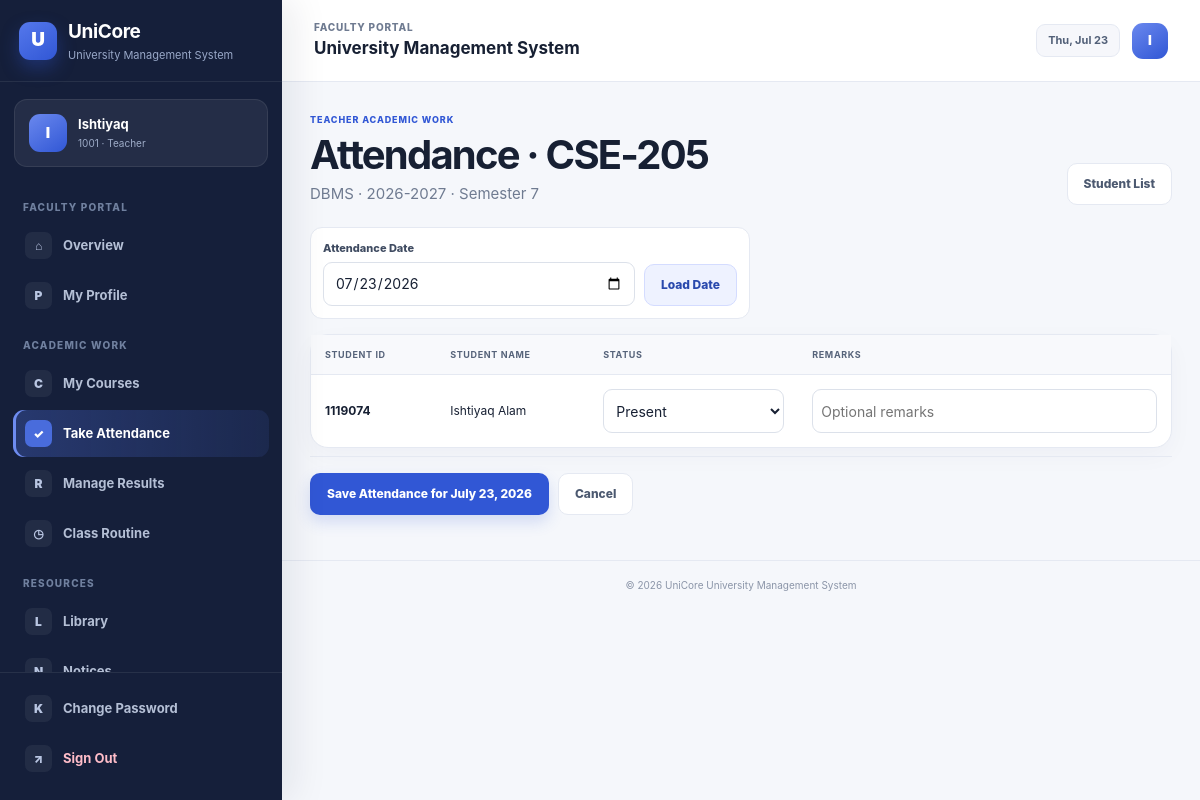
Page /teacher-portal/assignment/3/attendance/ (signed in) on the committed database.
### accounts/models.py (models this page shows, shortened)
class UserProfile(models.Model):
    ADMIN = "ADMIN"
    STUDENT = "STUDENT"
    TEACHER = "TEACHER"
    ROLE_CHOICES = [
        (ADMIN, "Administrator"),
        (STUDENT, "Student"),
        (TEACHER, "Teacher"),
    ]
    user = models.OneToOneField(
        settings.AUTH_USER_MODEL,
        on_delete=models.CASCADE,
        related_name="ums_profile",
    )
    role = models.CharField(max_length=10, choices=ROLE_CHOICES)
    reference_id = models.CharField(
        max_length=30,
        blank=True,
        help_text="Student ID from MySQL or Teacher ID from PostgreSQL.",
    )
    display_name = models.CharField(max_length=120, blank=True)
    created_at = models.DateTimeField(auto_now_add=True)
    updated_at = models.DateTimeField(auto_now=True)
    class Meta:
        ordering = ["role", "reference_id", "user__username"]
        constraints = [
            models.UniqueConstraint(
                fields=["role", "reference_id"],
                condition=~models.Q(reference_id=""),
                name="unique_role_reference_account",
            )
        ]

### academic/models.py (models this page shows, shortened)
class TimeStampedModel(models.Model):
    created_at = models.DateTimeField(auto_now_add=True)
    updated_at = models.DateTimeField(auto_now=True)
    class Meta:
        abstract = True

class CourseAssignment(TimeStampedModel):
    teacher_ref = models.CharField(max_length=30, help_text="Teacher ID from the PostgreSQL teacher database")
    teacher_name = models.CharField(max_length=120)
    course = models.ForeignKey(Course, on_delete=models.CASCADE, related_name="assignments")
    academic_year = models.CharField(max_length=9, default="2026-2027")
    semester = models.PositiveSmallIntegerField(choices=Course.SEMESTER_CHOICES, default=1)
    class Meta:
        ordering = ["-academic_year", "teacher_ref", "course__code"]
        constraints = [
            models.UniqueConstraint(
                fields=["teacher_ref", "course", "academic_year", "semester"],
                name="unique_teacher_course_assignment",
            )
        ]

class Course(TimeStampedModel):
    SEMESTER_CHOICES = [(number, f"Semester {number}") for number in range(1, 13)]
    code = models.CharField(max_length=20, unique=True)
    title = models.CharField(max_length=150)
    credit = models.DecimalField(
        max_digits=4,
        decimal_places=1,
        default=Decimal("3.0"),
        validators=[MinValueValidator(Decimal("0.5")), MaxValueValidator(Decimal("12.0"))],
    )
    department = models.ForeignKey(Department, on_delete=models.PROTECT, related_name="courses")
    semester = models.PositiveSmallIntegerField(choices=SEMESTER_CHOICES, default=1)
    active = models.BooleanField(default=True)
    class Meta:
        ordering = ["department__code", "semester", "code"]

class Enrollment(TimeStampedModel):
    student_ref = models.CharField(max_length=30, help_text="Student ID from the MySQL student database")
    student_name = models.CharField(max_length=120)
    course = models.ForeignKey(Course, on_delete=models.CASCADE, related_name="enrollments")
    academic_year = models.CharField(max_length=9, default="2026-2027")
    semester = models.PositiveSmallIntegerField(choices=Course.SEMESTER_CHOICES, default=1)
    enrolled_on = models.DateField(auto_now_add=True)
    class Meta:
        ordering = ["-academic_year", "student_ref", "course__code"]
        constraints = [
            models.UniqueConstraint(
                fields=["student_ref", "course", "academic_year", "semester"],
                name="unique_student_course_enrollment",
            )
        ]

### accounts/views.py (the view, shortened to what this page needs)
# urls.py: path("teacher-portal/assignment/<int:assignment_id>/attendance/", views.teacher_attendance, name="teacher_attendance"),
@teacher_required
def teacher_attendance(request, assignment_id):
    assignment = _teacher_assignment_or_404(request, assignment_id)
    enrollments = list(
        Enrollment.objects.filter(
            course=assignment.course,
            academic_year=assignment.academic_year,
            semester=assignment.semester,
        ).order_by("student_ref")
    )
    selected_date = timezone.localdate()
    raw_date = request.POST.get("date") or request.GET.get("date")
    if raw_date:
        try:
            selected_date = date.fromisoformat(raw_date)
        except ValueError:
            messages.warning(request, "Invalid date. Today's date is being used.")
    existing = {
        item.enrollment_id: item
        for item in Attendance.objects.filter(enrollment__in=enrollments, date=selected_date)
    }
    rows = [
        {
            "enrollment": enrollment,
            "record": existing.get(enrollment.pk),
            "status": existing.get(enrollment.pk).status if existing.get(enrollment.pk) else Attendance.PRESENT,
            "remarks": existing.get(enrollment.pk).remarks if existing.get(enrollment.pk) else "",
        }
        for enrollment in enrollments
    ]
    return render(
        request,
        "accounts/teacher_attendance.html",
        {
            "assignment": assignment,
            "rows": rows,
            "selected_date": selected_date,
            "status_choices": Attendance.STATUS_CHOICES,
        },
    )

### accounts/context_processors.py (called while the page is built)
def role_context(request):
    return {
        "ums_role": get_user_role(request.user),
        "ums_profile": get_user_profile(request.user),
    }

### accounts/utils.py (called while the page is built)
def get_user_role(user):
    if not getattr(user, "is_authenticated", False):
        return None
    if user.is_superuser or user.is_staff:
        return UserProfile.ADMIN
    try:
        return user.ums_profile.role
    except UserProfile.DoesNotExist:
        return None

def get_user_profile(user):
    if not getattr(user, "is_authenticated", False):
        return None
    try:
        return user.ums_profile
    except UserProfile.DoesNotExist:
        return None

### accounts/views.py (called while the page is built)
def _teacher_assignment_or_404(request, assignment_id):
    profile = get_user_profile(request.user)
    return get_object_or_404(
        CourseAssignment.objects.select_related("course", "course__department"),
        teacher_ref=profile.reference_id,
        pk=assignment_id,
    )

### accounts/templates/accounts/teacher_attendance.html (shortened to what this page needs)
{% extends "base.html" %}
{% block content %}
<div class="page-header"><div><span class="eyebrow">Teacher Academic Work</span><h1>Attendance · {{ assignment.course.code }}</h1><p>{{ assignment.course.title }} · {{ assignment.academic_year }} · Semester {{ assignment.semester }}</p></div><a class="btn btn-ghost" href="{% url 'teacher_course' assignment.id %}">Student List</a></div>
<form class="date-filter" method="get"><div class="form-group"><label for="attendance-date">Attendance Date</label><input class="form-control" id="attendance-date" type="date" name="date" value="{{ selected_date|date:'Y-m-d' }}"></div><button class="btn btn-secondary" type="submit">Load Date</button></form>
<form method="post">{% csrf_token %}<input type="hidden" name="date" value="{{ selected_date|date:'Y-m-d' }}"><div class="table-card"><div class="table-responsive"><table><thead><tr><th>Student ID</th><th>Student Name</th><th>Status</th><th>Remarks</th></tr></thead><tbody>{% for row in rows %}<tr><td><strong>{{ row.enrollment.student_ref }}</strong></td><td>{{ row.enrollment.student_name }}</td><td><select class="form-control compact-control" name="status_{{ row.enrollment.id }}">{% for code,label in status_choices %}<option value="{{ code }}" {% if row.status == code %}selected{% endif %}>{{ label }}</option>{% endfor %}</select></td><td><input class="form-control compact-control" type="text" name="remarks_{{ row.enrollment.id }}" value="{{ row.remarks }}" placeholder="Optional remarks"></td></tr>{% empty %}<tr><td colspan="4" class="empty-state">No students are enrolled in this course.</td></tr>{% endfor %}</tbody></table></div></div>{% if rows %}<div class="form-actions"><button class="btn btn-primary" type="submit">Save Attendance for {{ selected_date }}</button><a class="btn btn-ghost" href="{% url 'teacher_portal' %}">Cancel</a></div>{% endif %}</form>
{% endblock %}

### templates/base.html (shortened to what this page needs)
{% load static %}
<!DOCTYPE html>
<html lang="en">
<head>
  <link rel="stylesheet" href="{% static 'ums/css/style.css' %}?v=20260722-ui2">
</head>
<body class="{% if user.is_authenticated %}app-body{% else %}public-body{% endif %}">
{% if user.is_authenticated %}
  {% with current=request.resolver_match.url_name %}
  <div class="app-layout">
    <aside class="sidebar" data-sidebar>
      <div class="sidebar-brand">
        <a href="{% url 'portal_redirect' %}" class="brand-link">
          <span class="brand-symbol">U</span>
          <span><strong>UniCore</strong><small>University Management System</small></span>
        </a>
      </div>
      <div class="sidebar-profile">
        <span class="profile-avatar">{{ ums_profile.display_name|default:user.username|first|upper }}</span>
        <div><strong>{{ ums_profile.display_name|default:user.username }}</strong><small>{% if ums_role == "ADMIN" %}Administrator{% elif ums_role == "STUDENT" %}{{ ums_profile.reference_id }} · Student{% else %}{{ ums_profile.reference_id }} · Teacher{% endif %}</small></div>
      </div>
      <nav class="sidebar-nav" aria-label="Main navigation">
        {% if ums_role == "ADMIN" %}
          <span class="nav-section-label">Overview</span>
          <a class="nav-item {% if current == 'home' %}active{% endif %}" href="{% url 'home' %}"><span class="nav-icon">⌂</span><span>Dashboard</span></a>
          <span class="nav-section-label">Management</span>
          <a class="nav-item {% if current == 'student_list' or current == 'add_student' or current == 'edit_student' %}active{% endif %}" href="{% url 'student_list' %}"><span class="nav-icon">S</span><span>Students</span></a>
          <a class="nav-item {% if current == 'teacher_list' or current == 'add_teacher' or current == 'edit_teacher' %}active{% endif %}" href="{% url 'teacher_list' %}"><span class="nav-icon">T</span><span>Teachers</span></a>
          <a class="nav-item {% if current == 'academic_dashboard' or current == 'department_list' or current == 'course_list' or current == 'enrollment_list' or current == 'assignment_list' or current == 'attendance_list' or current == 'result_list' or current == 'fee_list' or current == 'routine_list' or current == 'notice_list' %}active{% endif %}" href="{% url 'academic_dashboard' %}"><span class="nav-icon">A</span><span>Academic</span></a>
          <a class="nav-item {% if current == 'library_list' or current == 'issue_list' %}active{% endif %}" href="{% url 'library_list' %}"><span class="nav-icon">L</span><span>Library</span></a>
          <a class="nav-item {% if current == 'bus_card_list' or current == 'bus_card_review' %}active{% endif %}" href="{% url 'bus_card_list' %}"><span class="nav-icon">B</span><span>Bus Cards</span></a>
          <a class="nav-item {% if current == 'account_list' or current == 'account_create' %}active{% endif %}" href="{% url 'account_list' %}"><span class="nav-icon">U</span><span>User Accounts</span></a>
          {% if user.is_staff %}<a class="nav-item" href="{% url 'admin:index' %}"><span class="nav-icon">⚙</span><span>System Admin</span></a>{% endif %}
        {% elif ums_role == "TEACHER" %}
          <span class="nav-section-label">Faculty Portal</span>
          <a class="nav-item {% if current == 'teacher_portal' %}active{% endif %}" href="{% url 'teacher_portal' %}"><span class="nav-icon">⌂</span><span>Overview</span></a>
          <a class="nav-item {% if current == 'teacher_profile' %}active{% endif %}" href="{% url 'teacher_profile' %}"><span class="nav-icon">P</span><span>My Profile</span></a>
          <span class="nav-section-label">Academic Work</span>
          <a class="nav-item {% if current == 'teacher_courses' or current == 'teacher_course' %}active{% endif %}" href="{% url 'teacher_courses' %}"><span class="nav-icon">C</span><span>My Courses</span></a>
          <a class="nav-item {% if current == 'teacher_attendance_center' or current == 'teacher_attendance' %}active{% endif %}" href="{% url 'teacher_attendance_center' %}"><span class="nav-icon">✓</span><span>Take Attendance</span></a>
          <a class="nav-item {% if current == 'teacher_results_center' or current == 'teacher_results' %}active{% endif %}" href="{% url 'teacher_results_center' %}"><span class="nav-icon">R</span><span>Manage Results</span></a>
          <a class="nav-item {% if current == 'teacher_routine' %}active{% endif %}" href="{% url 'teacher_routine' %}"><span class="nav-icon">◷</span><span>Class Routine</span></a>
          <span class="nav-section-label">Resources</span>
          <a class="nav-item " href="{% url 'member_library_catalog' %}"><span class="nav-icon">L</span><span>Library</span></a>
          <a class="nav-item {% if current == 'teacher_notices' %}active{% endif %}" href="{% url 'teacher_notices' %}"><span class="nav-icon">N</span><span>Notices</span></a>
        {% endif %}
      </nav>
      <div class="sidebar-footer">
        <a class="nav-item {% if current == 'change_password' %}active{% endif %}" href="{% url 'change_password' %}"><span class="nav-icon">K</span><span>Change Password</span></a>
        <form method="post" action="{% url 'logout' %}">{% csrf_token %}<button class="nav-item logout-item" type="submit"><span class="nav-icon">↗</span><span>Sign Out</span></button></form>
      </div>
    </aside>
    <div class="app-main">
      <header class="app-header">
        <div class="header-left">
          <div><span class="header-kicker">{% if ums_role == 'ADMIN' %}Administration{% elif ums_role == 'STUDENT' %}Student Portal{% else %}Faculty Portal{% endif %}</span><strong>{% block header_title %}University Management System{% endblock %}</strong></div>
        </div>
        <div class="header-actions"><span class="date-chip">{% now "D, M d" %}</span><span class="header-avatar">{{ ums_profile.display_name|default:user.username|first|upper }}</span></div>
      </header>
      <main class="app-content">
        {% block content %}{% endblock %}
      </main>
      <footer class="app-footer">© {% now "Y" %} UniCore University Management System</footer>
    </div>
  </div>
  {% endwith %}
{% endif %}
</body>
</html>

### rows in the picture
UserProfile: display_name|first "I", display_name "Ishtiyaq", reference_id "1001"
CourseAssignment: course.code "CSE-205", course "DBMS", academic_year "2026-2027", semester "7"
Enrollment: enrollment.student_ref "1119074", enrollment.student_name "Ishtiyaq Alam", id "Present"

### other values in the picture
{{ selected_date }} "July 23, 2026"
